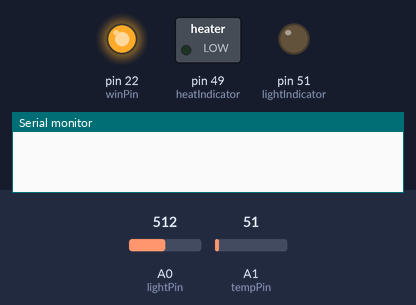
Recording of a sketch running on a simulated Arduino Mega 2560, built with avr-gcc and run on an emulated ATmega2560. Shown: switched loads named in the sketch (green lamp = pin HIGH), output pins drawn as LEDs (lit = HIGH), the last lines printed to the serial monitor. The test bench sets the inputs (shaded band); at power-on: A1 (tempPin) = 51, A0 (lightPin) = 512.

Above: at 1.2 s.
1.3 s: A1 (tempPin) set to 69
At 1.6 s:
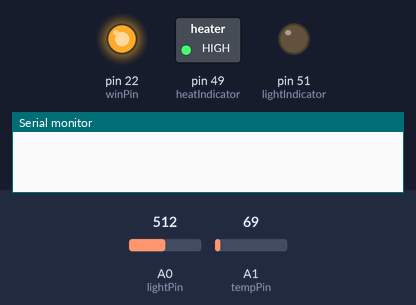
2.8 s: A0 (lightPin) set to 12
4.3 s: A0 (lightPin) set to 9
At 5.1 s:
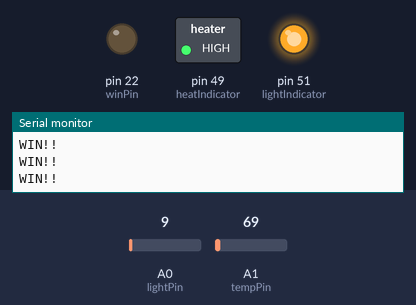
5.8 s: A1 (tempPin) set to 61
At 6.4 s:
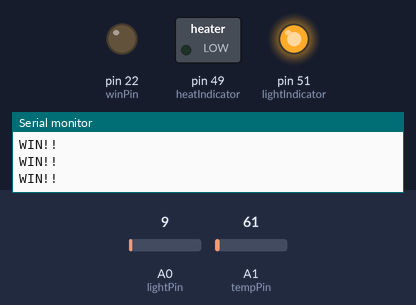
7.3 s: A0 (lightPin) set to 40
At 8.5 s:
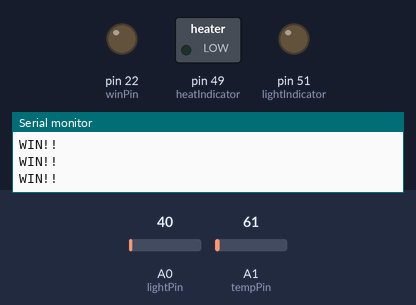
8.8 s: A1 (tempPin) set to 71
At 9.7 s:
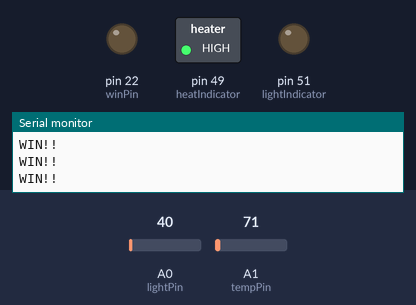
Timing chart, 0 to 11.3 s (numbered marks = the images above; inputs shaded):
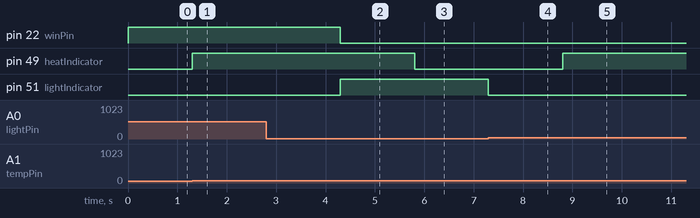

The sketch:

riddle3.ino
```cpp
int val;
int lightVal;
int tempPin = 1;
int lightPin = 0;
int winPin = 22;

int lightIndicator = 51;
int heatIndicator = 49;

/*
  @author Evan Plumley
  @description Riddle 3 consits of a light sensor, and a temperature sensor.
  The light sensor must be belwo a threshold that is considered dark. and
  The heat sensor must reach a minumim of 49 Celsius to trigger the win state.
  Participants generally solve this puzzle by covering the light sensor
  with thier hand while holding a light up to the heat sensor.
  Sensor reading output included and commented out.
*/

void setup()
{
  Serial.begin(9600);
  //set win pin
  pinMode(winPin, OUTPUT);
  digitalWrite(winPin, HIGH);
  pinMode(lightIndicator, OUTPUT);
  pinMode(heatIndicator, OUTPUT);

}
void loop()
{
  val = analogRead(tempPin);
  float mv = ( val/1024.0)*5000;
  float cel = mv/10;
  float farh = (cel*9)/5 + 32;

  /*
  Serial.print("TEMPRATURE = ");
  Serial.print(cel);
  Serial.print("*C");
  Serial.println();
  delay(1000);
 */

  /* uncomment this to get temperature in farenheight
  Serial.print("TEMPRATURE = ");
  Serial.print(farh);
  Serial.print("*F");
  Serial.println();
  */

  // reads the input on analog pin A0 (value between 0 and 1023)
  lightVal = analogRead(lightPin);
  /*
  Serial.print("Analog reading: ");
  Serial.print(lightVal);   // the raw analog reading

  // We'll have a few threshholds, qualitatively determined
  if (lightVal < 10) {
    Serial.println(" - Dark");
  } else if (lightVal < 200) {
    Serial.println(" - Dim");
  } else if (lightVal < 500) {
    Serial.println(" - Light");
  } else if (lightVal < 800) {
    Serial.println(" - Bright");
  } else {
    Serial.println(" - Very bright");
  }
  */

  //delay(500);

  if(lightVal <= 10)
  {
    digitalWrite(lightIndicator, HIGH);
  }
  else
  {
    digitalWrite(lightIndicator, LOW);
  }

  if(cel >= 30)
  {
    digitalWrite(heatIndicator, HIGH);
  }
  else
  {
    digitalWrite(heatIndicator, LOW);
  }

  //win state trigger
  if(lightVal <= 10 && cel >= 30)
  {
    //write to win pin low for success!
    digitalWrite(winPin, LOW);
    Serial.println("WIN!!");
  }
}
```

Measured:
- the behaviour switches between 61 and 62 on A1 (tempPin) (found by bisection; images 0 and 1)
- the behaviour switches between 11 and 10 on A0 (lightPin) (found by bisection; images 1 and 2)
- after the input at 1.3 s, pin 49 (heatIndicator): LOW → HIGH at once
- after the input at 2.8 s, every drawn part: stays the same
- after the input at 4.3 s, pin 22 (winPin): HIGH → LOW at once; pin 51 (lightIndicator): LOW → HIGH at once
- after the input at 5.8 s, pin 49 (heatIndicator): HIGH → LOW at once
- after the input at 7.3 s, pin 51 (lightIndicator): HIGH → LOW at once
- after the input at 8.8 s, pin 49 (heatIndicator): LOW → HIGH at once
